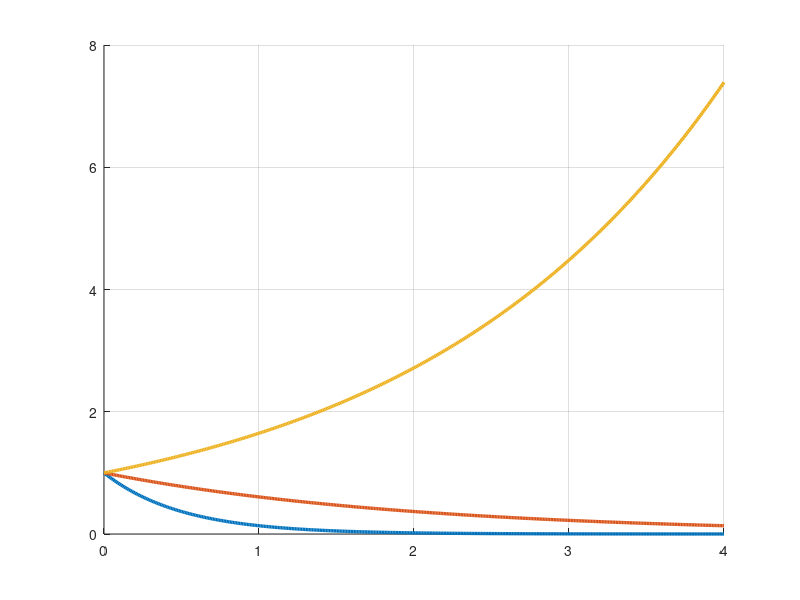

This chart was generated by the following MATLAB code: (Note: this script raises an error after producing the figure.)
%% 12주차 — 상태공간 해석: 모드, 가제어성, 가관측성
% **제어시스템설계** · 충남대학교 자율운항시스템공학과
%
%
% **참고자료 — 먼저 볼 것**
%
% 아래 다섯 과목은 **이 강의의 담당교수가 직접 한 강의**입니다.
% 기초부터 대학원 과정까지 이어지므로 부족한 곳부터 보면 됩니다.
% 이 강의에서 쓰는 기호와 유도는 모두 그 안에서 자세히 다룹니다.
%
% | # | 과목 | 수준 | 언어 | 영상 | 강의자료·코드 |
% |---|---|---|---|---|---|
% | 1 | **제어공학** — 기초. 전달함수, 피드백, 안정도, 근궤적, PID | 학부 | KO | [재생목록](https://youtube.com/playlist?list=PLFaUxNRM4BvJMpF9HZS-Mp8tDv9dTdglk) | [드라이브](https://drive.google.com/drive/folders/1TNIPDNtS_Iy8li-olka5WJslSXDYf0aT) |
% | 2 | **제어시스템설계** — 해석이 아니라 설계. 사양, 루프 성형, 이산 구현 | 학부 | KO | [재생목록](https://youtube.com/playlist?list=PLFaUxNRM4BvIGroZ5rgn7x08F7C79d9WZ) | [드라이브](https://drive.google.com/drive/folders/11m5Xxl_PHJvxgHghLSP-jhCpmRpbvoXh) |
% | 3 | **제어공학특론** — 좌표계, 6자유도 운동방정식, 회전행렬과 오일러각, 선형화 | 대학원 | EN | [재생목록](https://youtube.com/playlist?list=PLFaUxNRM4BvJmvF2ljx4KM5dj1P5jEcw0) | [드라이브](https://drive.google.com/drive/folders/1GUxbbONl916lNd0ggnFnXrNwNkd13-2-) |
% | 4 | **센서신호처리 및 융합** — 센서 모델, 잡음, 추정, 다중센서 융합 | 대학원 | EN | [재생목록](https://youtube.com/playlist?list=PLFaUxNRM4BvK-aP2Gdoyp5-AWvMn7Fo8E) | [드라이브](https://drive.google.com/drive/folders/1MEVJP7TzMcm8w6TZwUjhWJtL34WeNY3u) |
% | 5 | **캡스톤디자인** — 이동체 프로젝트를 처음부터 끝까지 | 학부 | KO | [재생목록](https://youtube.com/playlist?list=PLFaUxNRM4BvLu7L0pDoLzDXTv8mm6rCmj) | [드라이브](https://drive.google.com/drive/folders/1haIQejlJfrdhtOuof-MpffR9ydVscXZS) |
%
% **MATLAB 이나 Simulink 가 아직 익숙하지 않다면** 실습에 들어가기 전에 아래를 먼저 하십시오.
% 무료이고 각각 몇 시간이면 끝납니다.
%
% | 도구 | 학습 자료 |
% |---|---|
% | MATLAB | [MATLAB Onramp](https://matlabacademy.mathworks.com/kr/details/matlab-onramp/gettingstarted) · [Core MATLAB Skills](https://matlabacademy.mathworks.com/details/core-matlab-skills/lpmlcms) |
% | Simulink | [Simulink Onramp](https://matlabacademy.mathworks.com/kr/details/simulink-onramp/simulink) · 담당교수 Simulink 강의 [1편](https://youtu.be/a-afHg_fSaU) · [2편](https://youtu.be/070Yn0Hw5a0) |
%
%
% 지금까지 열한 주 동안 **전달함수**로 일했습니다.
% 오늘부터 세 주는 **상태공간**으로 일합니다. 3주차에서 잠깐 만났던 그것입니다.
%
% 왜 바꾸는가 — 전달함수로는 못 하는 일이 있기 때문입니다.
%
% - 극점을 **원하는 자리에 정확히** 놓기 (13주차)
% - 못 재는 상태를 **만들어 내기** (14주차)
%
% 오늘은 그 두 가지를 하기 전에 **할 수 있는지 없는지 판정**하는 법을 배웁니다.
if isempty(which('plant_msd'))   % 경로가 아직 등록 안 되었으면 알아서 잡는다
    p_ = pwd;
    if ~isempty(mfilename('fullpath')), p_ = fileparts(mfilename('fullpath')); end
    for k_ = 1:4
        if isfile(fullfile(p_,'setup_path.m')), run(fullfile(p_,'setup_path.m')); break; end
        p_ = fileparts(p_);
    end
    clear p_ k_
end
clc; close all;
s = tf('s');
%% 0-0. 오늘 돌려 볼 파일
% 강의노트를 읽다가 **직접 값을 바꿔 보고 싶을 때** 여는 파일들입니다.
% 모두 `W12_StateSpace_Analysis` 폴더 안에 있습니다.
%
% | 파일 | 실행 결과 | 학습 목표 |
% |---|---|---|
% | `W12_01_state_response.m` | `expm` 으로 구한 해와 `lsim` 결과 대조, 고유벡터·유사변환, 모드 분해 | 상태방정식의 해가 **어떻게 생겼는가** |
% | `W12_02_ctrb_obsv.m` | `ctrb`/`obsv` 의 계수 판정과, 판정이 깨졌을 때 실제로 무슨 일이 생기는지 | 13·14주차를 **할 수 있는가 없는가** |
% | `W12_03_run_simulink.m` | 초기조건을 고유벡터 방향으로 주며 `sim` 을 반복 | 모드가 **눈에 보이는** 순간 |
% | `W12_StateSpace_Modes.slx` | Step + State-Space + Scope. 블록 세 개뿐 | `State-Space` 블록의 **초기조건 칸** |
% | `W12_build_model.m` | 위 `.slx` 를 코드로 다시 만든다 | 모델이 깨졌을 때 되살리는 법 |
%
% 실행하는 법 — 파일을 열고 절 안에서 `Ctrl+Enter` 를 누르면 그 절만 돕니다.
% 전체는 `F5` 입니다. 처음 한 번은 `setup_path` 를 먼저 실행하십시오.
%
% 이 강의노트의 **그림은 전부** `make_figures.m` 이 만들어 `common/figures/` 에
% 넣어 둔 것입니다. 그림마다 어느 함수가 만들었는지 아래에 적어 두었습니다.
%% 0. 오늘 한 장 요약
% 오늘 배우는 것을 한 문장으로 적으면 이렇습니다.
%
% **$A$ 의 고유값이 시스템의 성격을 정하고, 고유벡터가 그 성격이 드러나는
% 방향을 정한다. 그리고 그 성격을 우리가 바꿀 수 있는지는 $B$ 와 $C$ 가 정한다.**
%
% 오늘의 계단
%
% - **1~3절** 상태방정식의 해. $e^{At}$ 가 무엇인가
% - **4~6절** 모드 — 고유값 하나가 만드는 응답 조각
% - **7~9절** 가제어성 — 입력으로 모든 상태를 움직일 수 있는가
% - **10~12절** 가관측성 — 출력만 보고 모든 상태를 알 수 있는가
% - **13절** 오늘 판정한 것이 다음 두 주의 입장권이다
%
% 오늘 딱 하나만 기억한다면 이것입니다.
%
% - **가제어가 아니면 13주차를, 가관측이 아니면 14주차를 할 수 없다**
%% 0-1. 가장 작은 예부터 — 지수함수 하나
% 이해를 돕기 위해 상태가 **하나뿐인** 시스템부터 봅니다.
%
% $$\dot{x} = a\,x, \qquad x(0) = x_0$$
%
% 고등학교에서 푼 그 미분방정식입니다. 답은 이렇습니다.
%
% $$x(t) = e^{at}\,x_0$$
%
% 여기서 전부가 나옵니다.
%
% - $a < 0$ 이면 줄어든다 (안정)
% - $a > 0$ 이면 커진다 (불안정)
% - $|a|$ 가 클수록 빠르다
%
% 상태가 여러 개면 $a$ 가 행렬 $A$ 가 되고, $e^{at}$ 가 $e^{At}$ 가 됩니다.
% **모양이 똑같습니다.** 오늘 배우는 것은 이 한 줄을 행렬로 늘리는 일입니다.
a_list = [-2 -0.5 0.5];
t0 = 0:0.01:4;
hold on; grid on;
for a = a_list
    plot(t0, exp(a*t0), 'LineWidth', 2.4, 'DisplayName', sprintf('a = %.1f', a));
end
yline(0, 'k:', 'HandleVisibility', 'off');
xlabel('시간 [s]'); ylabel('x(t)'); ylim([0 4]);
legend('Location', 'northwest');
title('상태 하나짜리 : 부호가 운명을 정한다');
%% 1. 상태방정식의 해
% 3주차에서 두 줄을 배웠습니다.
%
% $$\dot{x} = Ax + Bu, \qquad y = Cx + Du$$
%
% 이 미분방정식의 해는 이렇게 생겼습니다.
%
% $$x(t) = e^{At}\,x(0) + \int_0^t e^{A(t-\tau)}\,B\,u(\tau)\,d\tau$$
%
% 복잡해 보이지만 어렵지 않습니다. 두 조각으로 읽으면 됩니다.
%
% - **앞의 항** — 초기조건이 스스로 흘러가는 것. 입력과 무관하다
% - **뒤의 항** — 입력이 만든 것. 초기조건과 무관하다
%
% 선형 시스템이라 두 효과가 그냥 **더해집니다.** 이것을 중첩이라 합니다.
%
% 그리고 $e^{At}$ 를 **상태천이행렬**이라 부릅니다.
% 이름이 거창하지만 하는 일은 하나입니다 —
% **지금 상태를 넣으면 $t$ 초 뒤 상태를 돌려준다.**
%% 2. 행렬 지수함수 $e^{At}$ 는 무엇인가
% 정의는 스칼라 지수함수의 급수를 그대로 흉내 낸 것입니다.
%
% $$e^{At} = I + At + \frac{(At)^2}{2!} + \frac{(At)^3}{3!} + \cdots$$
%
% MATLAB 에서는 `expm(A*t)` 한 줄입니다.
%
% **중요한 주의** — `exp(A)` 와 `expm(A)` 는 완전히 다릅니다.
%
% - `exp(A)` — 행렬의 **각 원소**에 지수함수를 씌운다. 우리가 원하는 것이 아니다
% - `expm(A)` — 행렬 지수함수. 이것이 맞다
%
% 학생들이 가장 많이 틀리는 지점입니다. 반드시 `m` 을 붙이십시오.
A0 = [0 1; -2 -3];

exp(A0)         % 원소마다 지수를 취한 것. 이것은 틀린 계산이다
expm(A0)        % 행렬 지수. 이것이 맞는 계산이다
%% 2-1. 상태천이행렬의 성질 세 가지
% 외울 것은 셋뿐이고, 전부 스칼라 지수함수에서 그대로 옮겨 온 것입니다.
%
% $$e^{A\cdot 0} = I \qquad\qquad (e^{At})^{-1} = e^{-At}$$
%
% $$e^{A(t_1+t_2)} = e^{At_1}\,e^{At_2}$$
%
% 각각의 뜻
%
% - **첫째** — $0$ 초 뒤의 상태는 지금 상태. 당연합니다
% - **둘째** — 시간을 거꾸로 돌릴 수 있다. 선형 시스템이라 가능합니다
% - **셋째** — $2$ 초 흐른 것은 $1$ 초 흐르고 또 $1$ 초 흐른 것과 같다
%
% 셋째가 "천이" 라는 이름의 근거입니다.
% 상태가 시간을 따라 **한 자리에서 다음 자리로 옮겨 가는** 것입니다.
%
% **주의** — $e^{At}e^{Bt} = e^{(A+B)t}$ 는 **일반적으로 틀립니다.**
% $AB = BA$ 일 때만 성립합니다. 행렬은 곱셈 순서가 중요하기 때문입니다.
%% 2-2. $e^{At}$ 가 실제로 하는 일
% 식만 보면 감이 안 옵니다. 그림으로 확인하겠습니다.
%
% $x(t) = e^{At}x(0)$ 에서 $e^{At}$ 는 **초기 상태를 받아 $t$ 초 뒤의 상태로 보내는 사상**입니다.
% 시각 $t$ 를 하나 정하면 $e^{At}$ 는 $2\times 2$ 행렬 하나가 되고,
% 그 행렬을 $x(0)$ 에 곱하면 그 순간의 상태가 나옵니다.
%
% ![상태천이행렬이 상태를 시간에 따라 옮긴다](w12_transition.png)
%
% **그림 파일** `w12_transition.png` — `make_figures.m` 의 `fig_w12_transition`
%   · 다시 만들려면 `make_figures('w12_transition')`
%
% **만드는 곳** — `make_figures.m` 의 `fig_w12_transition`
% **직접 확인해 보려면** — `W12_01_state_response.m` 의 **1-1절**이
% `expm(A*t)` 로 구한 상태와 `lsim` 결과가 같은지 대조합니다
%
% 그림 해석
%
% | 관찰 위치 | 관찰 내용 | 해석 |
% |---|---|---|
% | 왼쪽 회색 화살표 | 각 점에서의 $\dot{x} = Ax$ 방향 | 상태가 다음 순간 향할 방향 |
% | 왼쪽 빨간 원 | 서로 다른 초기 상태 $x(0)$ | 출발점 네 개 |
% | 왼쪽 파란 곡선 | $e^{At}x(0)$ 를 $t$ 에 대해 그린 것 | 상태 궤적 |
% | 왼쪽 검은 별 | 원점 | 이 시스템의 평형점 |
% | 모든 궤적이 원점으로 수렴 | 두 고유값이 모두 음수 | **점근 안정** |
% | 왼쪽 점선 두 개 | 고유벡터 방향 | 궤적이 결국 정렬되는 축 |
% | 오른쪽 두 곡선 | 같은 궤적의 $x_1(t)$, $x_2(t)$ | 왼쪽 궤적을 시간축으로 편 것 |
% | 오른쪽 세로 점선 | $t = 0,\,0.5,\,1.5$ | 그 시각의 $e^{At}x(0)$ 값 |
% | $t = 0$ 에서 두 점이 $x(0)$ 와 일치 | $e^{A\cdot 0} = I$ | 2-1 절의 첫째 성질 |
%
% 왼쪽과 오른쪽은 **같은 궤적의 두 표현**입니다.
% 왼쪽은 시간을 감추고 자취만, 오른쪽은 시간축을 펴서 값을 보여 줍니다.
%% 3. 고유값과 고유벡터가 왜 나오는가
% $e^{At}$ 를 급수로 계산하는 것은 사람이 할 일이 아닙니다.
% 그런데 $A$ 가 **대각행렬**이면 이야기가 달라집니다.
%
% $$A = \left[\begin{array}{cc}\lambda_1 & 0\\ 0 & \lambda_2\end{array}\right]
%   \qquad\Rightarrow\qquad
%   e^{At} = \left[\begin{array}{cc}e^{\lambda_1 t} & 0\\
%                                   0 & e^{\lambda_2 t}\end{array}\right]$$
%
% 각 원소에 지수함수를 씌우면 끝입니다. **스칼라 문제 두 개로 쪼개진** 것입니다.
%
% 그래서 이런 생각을 합니다 — **좌표를 바꿔서 $A$ 를 대각행렬로 만들 수 없을까?**
%
% 그것이 정확히 고유값 분해입니다.
%
% $$A = V\,\Lambda\,V^{-1} \qquad\Rightarrow\qquad e^{At} = V\,e^{\Lambda t}\,V^{-1}$$
%
% - $\Lambda$ — 고유값을 대각선에 놓은 행렬
% - $V$ — 고유벡터를 열로 세운 행렬
%
% **고유벡터는 좌표축입니다.** 그 축에서 보면 시스템이 스칼라 문제로 쪼개집니다.
%% 3-0. 오른쪽 식이 왜 성립하는가 — 급수에 그대로 넣으면 된다
% $e^{At} = V e^{\Lambda t} V^{-1}$ 를 받아 적지 말고 **급수 정의에 넣어** 봅니다.
% 두 걸음이면 끝납니다.
%
% **첫째 걸음 — $A$ 의 거듭제곱이 어떻게 되는가.**
% $A = V\Lambda V^{-1}$ 를 두 번 곱해 봅니다.
%
% $$A^2 = \left(V\Lambda V^{-1}\right)\left(V\Lambda V^{-1}\right)
%       = V\Lambda \left(V^{-1}V\right) \Lambda V^{-1}
%       = V\Lambda^2 V^{-1}$$
%
% **가운데의 $V^{-1}V$ 가 단위행렬이 되어 지워지는 것**이 핵심입니다.
% 같은 일이 몇 번을 곱해도 반복되므로
%
% $$A^k = V\,\Lambda^k\,V^{-1} \qquad (k = 0, 1, 2, \ldots)$$
%
% **둘째 걸음 — 급수에 넣는다.** 2절의 정의는 이것이었습니다.
%
% $$e^{At} = I + At + \frac{(At)^2}{2!} + \frac{(At)^3}{3!} + \cdots$$
%
% 각 항에 위 결과를 넣습니다. $I = V I V^{-1}$ 로 써 두면 모양이 같아집니다.
%
% $$e^{At} = V I V^{-1} + V\Lambda V^{-1}t + V\frac{\Lambda^2}{2!}V^{-1}t^2 + \cdots$$
%
% **모든 항의 앞뒤에 $V$ 와 $V^{-1}$ 이 똑같이 붙어 있으므로 밖으로 묶어냅니다.**
%
% $$e^{At} = V\left(I + \Lambda t + \frac{(\Lambda t)^2}{2!} + \cdots\right)V^{-1}
%          = V\,e^{\Lambda t}\,V^{-1}$$
%
% 그리고 $\Lambda$ 는 대각행렬이므로 $e^{\Lambda t}$ 는 **대각선에 지수함수만 놓으면** 됩니다.
%
% $$e^{\Lambda t} = \left[\begin{array}{cc}
%   e^{\lambda_1 t} & 0 \\ 0 & e^{\lambda_2 t}\end{array}\right]$$
%
% **이제 왜 고유값만 보면 안정성을 알 수 있는지도 보입니다.**
% $e^{At}$ 안에 들어 있는 시간 함수가 $e^{\lambda_i t}$ 뿐이기 때문입니다.
% 어느 하나라도 $\mathrm{Re}(\lambda_i) > 0$ 이면 그 항이 커지고, 전체가 발산합니다.
%
% 아래에서 세 가지를 대조합니다 — `expm`, 급수 직접 계산, 그리고 고유분해.
Ad = [0 1; -2 -3];
[Vd, Dd] = eig(Ad);
td = 0.4;
E_expm  = expm(Ad*td);
E_eigen = real(Vd * diag(exp(diag(Dd)*td)) / Vd);
E_ser   = eye(2);  Tk = eye(2);
for kk = 1:25
    Tk = Tk * (Ad*td) / kk;
    E_ser = E_ser + Tk;
end
E_expm            % MATLAB 의 expm
E_ser             % 급수를 25 항까지 더한 것
E_eigen           % 고유분해로 구한 것
%%
max_difference = max(abs(E_expm(:) - E_ser(:)))
%%
% 세 방법이 같은 답을 줍니다. 정의·급수·분해가 모두 같은 것입니다.
%%
% 지금 한 일을 한 장으로 묶으면 이렇습니다.
%
% ![대각화하면 계산이 스칼라 두 개로 줄어든다](w12_diagonalize.png)
%
% **그림 파일** `w12_diagonalize.png` — `make_figures.m` 의 `fig_w12_diagonalize`
%   · 다시 만들려면 `make_figures('w12_diagonalize')`
%
% **만드는 곳** — `make_figures.m` 의 `fig_w12_diagonalize`
% **직접 확인해 보려면** — `W12_01_state_response.m` 의 **3절**이
% `expm(A*t)` 와 $V e^{\Lambda t} V^{-1}$ 이 같은지 대조합니다
%
% 그림 해석
%
% | 관찰 위치 | 관찰 내용 | 해석 |
% |---|---|---|
% | 위 왼쪽 | 원래 행렬 $A$ | 성분이 서로 섞여 있다 |
% | 위 화살표 | $A$ 에서 곧장 $e^{At}$ 로 | 급수를 무한히 더해야 한다. **어렵다** |
% | 아래로 내려가는 화살표 | $V^{-1}(\;)V$ | 좌표를 고유벡터로 바꾼다 |
% | 아래 왼쪽 | 대각행렬 $\Lambda$ | 성분이 안 섞인다 |
% | 아래 화살표 | $\Lambda$ 에서 $e^{\Lambda t}$ 로 | 대각선마다 지수함수 하나. **쉽다** |
% | 위로 올라가는 화살표 | $V(\;)V^{-1}$ | 원래 좌표로 되돌린다 |
%
% **위로 곧장 가지 말고 아래로 돌아가라**는 것이 이 그림의 전부입니다.
% 돌아가는 길이 오히려 짧습니다.
%% 3-1. 오늘의 새 명령 세 개 — `eig`, `expm`, `poly`
% `eig` — **고유값과 고유벡터**
%
% - **하는 일** — $Av = \lambda v$ 를 만족하는 $\lambda$ 와 $v$ 를 구한다
% - **입력** — 정사각행렬 $A$
% - **출력** — `eig(A)` 는 고유값 벡터. `[V, D] = eig(A)` 는 고유벡터 행렬 $V$ 와
%   고유값을 대각선에 놓은 $D$
%
% 주의
%
% - 출력을 **하나만 받으면 고유값만** 나옵니다. 벡터가 필요하면 두 개로 받으십시오
% - $V$ 의 **열**이 고유벡터입니다. 행이 아닙니다
% - 고유벡터는 길이가 정해져 있지 않습니다. MATLAB 은 길이를 $1$ 로 맞춰 줍니다.
%   그래서 부호가 교과서와 반대로 나올 수 있는데 **틀린 것이 아닙니다**
%
% `expm` — **행렬 지수함수** (2절에서 봤습니다)
%
% - `exp` 와 혼동하지 마십시오. 반드시 `m` 을 붙입니다
%
% `poly` — **특성다항식의 계수**
%
% - **하는 일** — 행렬을 주면 $\left|sI - A\right|$ 의 계수를,
%   근의 목록을 주면 그 근을 갖는 다항식의 계수를 돌려준다
% - **입력** — 행렬 $A$ 또는 근 벡터
% - **출력** — 계수 벡터. $s$ 의 **높은 차수부터**
%
% 왜 유용한가 — "**고유값 $=$ 전달함수의 극점**" 을 손으로 확인할 때 씁니다.
% `roots(poly(A))` 와 `eig(A)` 가 같은 답을 줍니다.
%
% 주의
%
% - `poly` 와 `roots` 는 **서로 반대**입니다. `roots(poly(A))` 는 제자리로 돌아옵니다
% - 차수가 높으면 계수를 거쳐 가는 동안 오차가 커집니다.
%   실무에서는 `eig` 를 직접 쓰고, `poly` 는 **확인용**으로만 씁니다
% - 13주차에서 `poly([-8 -10 -12])` 처럼 **원하는 극점으로 특성다항식을 만들 때**
%   다시 씁니다
A_ex = [0 1; -2 -3];

eig(A_ex)'                                  % 고유값
poly(A_ex)                                  % 특성다항식 s^2 + 3s + 2 의 계수
roots(poly(A_ex))'                          % 그 다항식의 근
pole(tf(ss(A_ex, [0;1], [1 0], 0)))'        % 전달함수의 극점
%%
% 넷이 같습니다. **고유값 $=$ 극점** 이 이렇게 확인됩니다.
% 반대로 원하는 극점에서 계수를 만들 수도 있습니다 (13주차에서 씁니다).
poly([-8 -10 -12])        % (s+8)(s+10)(s+12) 의 계수
%%
[V0, D0] = eig(A0);

diag(D0)'                 % 고유값
V0                        % 고유벡터 (열마다 하나)
%%
% 고유분해로 만든 $V e^{Dt} V^{-1}$ 와 `expm` 이 같은지 봅니다.
max(max(abs(V0*expm(D0)/V0 - expm(A0))))
%% 4. 모드 — 고유값 하나가 만드는 응답 조각
% 위 식을 풀어 쓰면 이렇게 됩니다.
%
% $$x(t) = c_1\,e^{\lambda_1 t}\,v_1 + c_2\,e^{\lambda_2 t}\,v_2 + \cdots$$
%
% 각 항을 **모드**(mode)라고 부릅니다. 읽는 법은 이렇습니다.
%
% - $e^{\lambda_i t}$ — **얼마나 빨리** 사그라드는가 (또는 커지는가)
% - $v_i$ — **어느 방향으로** 그 일이 일어나는가
% - $c_i$ — 초기조건에 그 모드가 **얼마나 섞여 있는가**
%
% 계수는 좌표변환 한 줄로 나옵니다.
%
% $$c = V^{-1}x(0)$$
%
% **모든 응답은 모드의 합**입니다. 이것이 오늘의 첫 번째 큰 그림입니다.
%% 4-1. 고유벡터 방향에서 출발하면
% 만약 $x(0)$ 가 고유벡터 $v_1$ 과 정확히 같은 방향이라면
% $c_2 = 0$ 이 되어 모드 하나만 남습니다.
%
% $$x(t) = c_1\,e^{\lambda_1 t}\,v_1$$
%
% 즉 **응답이 지수함수 하나**가 됩니다. 방향도 안 변합니다.
% 상태평면에서 보면 원점을 향해 **직선으로** 갑니다.
%
% ![고유벡터 위에서 출발하면 직선, 아니면 휜다](w12_modes.png)
%
% **그림 파일** `w12_modes.png` — `make_figures.m` 의 `fig_modes`
%   · 다시 만들려면 `make_figures('w12_modes')`
%
% **만드는 곳** — `make_figures.m` 의 `fig_modes`
% **직접 확인해 보려면** — `W12_03_run_simulink.m` 의 **2절**이
% Simulink 로 같은 실험을 하고 이론값과 대조합니다
%
% 그림 해석
%
% | 관찰 위치 | 관찰 내용 | 해석 |
% |---|---|---|
% | 왼쪽 노란 직선 | $\lambda = -1$ 의 고유벡터 방향 | 느린 모드의 축 |
% | 왼쪽 보라 직선 | $\lambda = -2$ 의 고유벡터 방향 | 빠른 모드의 축 |
% | 왼쪽 회색 곡선들 | 아무 초기조건에서 출발한 궤적 | 여러 방향에서 출발시킨 것 |
% | 회색 곡선들이 처음에 휘는 것 | 두 모드가 섞여 있다 | 방향이 계속 바뀐다 |
% | 회색 곡선들이 결국 **노란 직선에 붙는** 것 | 빠른 모드가 먼저 소멸한다 | **꼬리는 느린 모드가 정한다** |
% | 회색 곡선이 보라 직선에는 안 붙는 것 | 빠른 모드는 금방 사라진다 | 오래 남는 쪽이 지배한다 |
% | 오른쪽 파란 곡선 | $v_1$ 에서 출발 | $e^{-t}$ 하나. 매끈하게 줄어든다 |
% | 오른쪽 빨간 곡선 | $v_2$ 에서 출발 | $e^{-2t}$ 하나. 더 빨리 줄어든다 |
% | 오른쪽 노란 점선 | 아무 방향에서 출발 | 두 지수함수가 **섞여 있다** |
% | 노란 점선이 초반에 볼록한 것 | 빠른 모드가 아직 살아 있다 | $t>2$ s 부터는 파란 곡선과 나란해진다 |
%
% 왼쪽 그림의 **"결국 노란 직선에 붙는다"** 가 오늘의 핵심 관찰입니다.
% 4주차에서 말한 **지배극점**이 상태공간에서는 이렇게 설명됩니다.
%% 5. 안정성 — 고유값 하나만 봐도 된다
% 모드가 합으로 되어 있으니 결론이 간단합니다.
%
% $$\text{안정이다} \quad\Rightarrow\quad \text{모든 고유값의 실수부가 음수}$$
%
% $$\text{모든 고유값의 실수부가 음수} \quad\Rightarrow\quad \text{안정이다}$$
%
% 양쪽이 다 성립하므로 **둘은 같은 말**입니다.
%
% - 하나라도 실수부가 양수면 그 모드가 커진다
% - 나머지가 아무리 안정해도 소용없다. **합이 발산한다**
%
% 그리고 3주차에서 확인했듯이 **고유값 $=$ 전달함수의 극점**입니다.
% 즉 지금까지 극점으로 판단하던 것과 완전히 같은 이야기입니다.
%
% 고유값이 $s$ 평면 어디에 있으면 응답이 어떻게 생기는지를 한 장에 모았습니다.
% **이 그림 하나만 외우면 오늘의 절반은 끝납니다.**
%
% ![고유값의 자리와 그 모드의 거동](w12_eig_map.png)
%
% **그림 파일** `w12_eig_map.png` — `make_figures.m` 의 `fig_w12_eig_map`
%   · 다시 만들려면 `make_figures('w12_eig_map')`
%
% **만드는 곳** — `make_figures.m` 의 `fig_w12_eig_map`
% **직접 확인해 보려면** — `W12_01_state_response.m` 의 **4-1절**이
% 불안정한 예제로 같은 확인을 합니다
%
% 그림 해석
%
% | 관찰 위치 | 관찰 내용 | 해석 |
% |---|---|---|
% | 왼쪽 초록 영역 | 실수부 $<0$ | 그 모드는 **사라진다** |
% | 왼쪽 빨간 영역 | 실수부 $>0$ | 그 모드는 **커진다** |
% | ① 과 ② 의 거리 차이 | 원점에서 멀수록 빠르다 | 왼쪽으로 갈수록 빨리 사라진다 |
% | ② 가 오래 남는 것 | 원점에 가까운 극점 | 4주차의 **지배극점**이 이것이다 |
% | ③ 원점 위의 $\times$ | 실수부 $=0$ | 줄지도 늘지도 않는다. 적분기가 이렇다 |
% | ④ 오른쪽 $\times$ | 실수부 $>0$ | 시간이 갈수록 커진다. **하나만 있어도 불안정** |
% | ⑤ 와 ⑥ 의 허수부 | 허수부가 진동수 | 허수부가 있으면 흔들린다 |
% | ⑤ 는 잦아들고 ⑥ 은 안 잦아드는 것 | 실수부의 부호 차이 | **진동 여부는 허수부, 안정 여부는 실수부** |
%
% 마지막 줄이 핵심입니다. 두 축이 서로 다른 것을 정합니다.
%
% - **실수부** — 커지는가 사라지는가, 그리고 얼마나 빠른가
% - **허수부** — 흔들리는가, 그리고 얼마나 빠르게 흔들리는가
%
% **다만 한 가지가 다릅니다.** 전달함수에서 상쇄로 사라진 극점도
% 고유값 목록에는 남아 있습니다. 그래서 상태공간 쪽이 **더 정직합니다.**
% 12절에서 다시 다룹니다.
%% 6. 유사변환 — 좌표를 바꿔도 시스템은 같다
% 상태를 $z = T^{-1}x$ 로 바꿔 보겠습니다. 그러면
%
% $$\dot{z} = T^{-1}A T\,z + T^{-1}B\,u, \qquad y = C T\,z + D u$$
%
% 즉 $(A,B,C,D)$ 가 $(T^{-1}AT,\; T^{-1}B,\; CT,\; D)$ 로 바뀝니다.
% **행렬은 완전히 달라 보이는데 시스템은 그대로입니다.**
%
% 무엇이 안 바뀌는가
%
% - **고유값** — 특성다항식 $\left|T^{-1}AT - \lambda I\right|$ 가
%   $\left|A - \lambda I\right|$ 와 같기 때문
% - **전달함수** — 입출력 관계는 좌표와 무관하다
% - **가제어성·가관측성** — 오늘 배울 두 판정도 안 바뀐다
%
% 무엇이 바뀌는가
%
% - $A, B, C$ 의 **숫자들**
% - 상태 $x$ 의 **물리적 의미**
%
% 그래서 **상태공간 표현은 하나가 아닙니다.** 무한히 많습니다.
% 3주차에서 만든 것은 그중 하나(가제어 표준형에 가까운 것)일 뿐입니다.
%
% 실무에서는 목적에 맞는 좌표를 골라 씁니다.
% 대각화하면 모드가 보이고, 가제어 표준형으로 바꾸면 13주차 극배치가 쉬워집니다.
%
% 가장 유용한 좌표는 $T = V$ (고유벡터를 열로 쌓은 행렬)입니다.
% 이때 $V^{-1}AV = \Lambda$ 가 대각행렬이 되어 상태방정식이
%
% $$\dot{z}_i = \lambda_i z_i \qquad (i = 1, 2)$$
%
% 처럼 **서로 얽히지 않은 1차 방정식 두 개**로 갈라집니다.
% 각 $z_i$ 는 $z_i(0)e^{\lambda_i t}$ 로 혼자 움직입니다.
%
% ![좌표를 바꾸면 모드가 분리된다](w12_similarity.png)
%
% **그림 파일** `w12_similarity.png` — `make_figures.m` 의 `fig_w12_similarity`
%   · 다시 만들려면 `make_figures('w12_similarity')`
%
% **만드는 곳** — `make_figures.m` 의 `fig_w12_similarity`
% **직접 확인해 보려면** — `W12_01_state_response.m` 의 **3-1절**이
% `[V,D] = eig(A)` 로 대각화하고 고유값이 보존되는지 확인합니다
%
% 그림 해석
%
% | 관찰 위치 | 관찰 내용 | 해석 |
% |---|---|---|
% | 왼쪽 두 곡선 | 원좌표계의 $x_1$, $x_2$ | 지수함수 두 개가 **더해진** 모양 |
% | 왼쪽 $x_2$ 가 아래로 꺾였다 돌아오는 것 | 두 모드의 부호가 반대 | 단일 지수함수로는 설명 안 됨 |
% | 오른쪽 두 곡선 | 모드 좌표 $z = V^{-1}x$ | 각각 **순수 지수함수 하나** |
% | 오른쪽 검은 점선 | 해석해 $z_i(0)e^{\lambda_i t}$ | 계산값과 정확히 겹침 |
% | $z_2$ 가 $z_1$ 보다 빨리 사라지는 것 | $\lambda_2 = -2 < \lambda_1 = -1$ | 빠른 모드가 먼저 소멸 |
% | 두 그림의 감쇠 속도가 같은 것 | 고유값은 좌표에 무관 | **유사변환 불변량** |
%
% 좌표를 바꿔도 **고유값은 그대로**입니다.
% 바뀐 것은 상태를 어떤 축으로 쪼개 보느냐 뿐입니다.
[Gm, pm] = plant_msd();
sys1 = ss(pm.A, pm.B, pm.C, pm.D);
T = [1 1; 0 2];
sys2 = ss(T\pm.A*T, T\pm.B, pm.C*T, pm.D);
sys1.A                    % 원래 A
sys2.A                    % 좌표를 바꾼 A. 모양이 전혀 다르다
%%
eig(sys1.A)'              % 그런데 고유값은
eig(sys2.A)'              % 똑같다
%% 7. 가제어성 — 입력으로 모든 상태를 움직일 수 있는가
% 이제 오늘의 두 번째 큰 주제입니다.
%
% 13주차에서 우리는 **고유값을 원하는 자리로 옮기려고** 합니다.
% 그런데 옮길 수 없는 경우가 있습니다. 입력이 그 상태를 못 미는 경우입니다.
%
% 정의는 이렇습니다.
%
% - 어떤 초기 상태에서 출발하든, **유한한 시간 안에** 원하는 상태로
%   데려갈 수 있는 입력이 존재하면 그 시스템은 **가제어**하다
%
% 판정은 행렬 하나의 계수를 보면 끝납니다.
%
% $$\mathcal{C} = \left[\begin{array}{cccc}
%   B & AB & A^2B & \cdots \end{array}\right],
%   \qquad \mathrm{rank}(\mathcal{C}) = n \;\Rightarrow\; \text{가제어}$$
%% 7-1. 왜 그 행렬인가 — 직관
% 각 열이 무엇을 뜻하는지 보면 자연스럽습니다.
%
% | 열 | 의미 |
% |---|---|
% | $B$ | 입력이 **지금 당장** 미는 방향 |
% | $AB$ | 그 밀린 것이 **다음 순간** 흘러가는 방향 |
% | $A^2B$ | 또 그다음 방향 |
%
% 즉 **입력 하나로 만들어 낼 수 있는 방향을 전부 모은 것**입니다.
% 그 방향들이 $n$ 차원 공간을 다 덮으면(계수 $n$) 어디든 갈 수 있습니다.
%
% 열이 $n$ 개까지만인 이유는 케일리-해밀턴 정리 때문입니다.
% $A^n$ 부터는 앞의 것들의 조합으로 표현되어 **새 방향이 안 나옵니다.**
%
% 상태가 둘뿐이면 이것을 그림으로 볼 수 있습니다.
%
% ![B 와 AB 가 평면을 덮는가](w12_reach.png)
%
% **그림 파일** `w12_reach.png` — `make_figures.m` 의 `fig_w12_reach`
%   · 다시 만들려면 `make_figures('w12_reach')`
%
% **만드는 곳** — `make_figures.m` 의 `fig_w12_reach`
% **직접 확인해 보려면** — `W12_02_ctrb_obsv.m` 의 **1절**이
% 같은 두 경우의 계수를 계산합니다
%
% 그림 해석
%
% | 관찰 위치 | 관찰 내용 | 해석 |
% |---|---|---|
% | 빨간 화살표 | $B$ | 입력이 **지금 당장** 미는 방향 |
% | 파란 화살표 | $AB$ | 그 밀린 것이 **다음 순간** 흘러가는 방향 |
% | 연한 파란 곡선들 | 입력을 아무렇게나 넣어 본 궤적 | 원점에서 출발해 실제로 도달한 곳 |
% | 왼쪽 : 두 화살표가 **어긋나** 있는 것 | 두 방향이 독립이다 | 둘을 조합하면 평면 전체를 만든다 |
% | 왼쪽 : 곡선이 평면을 채우는 것 | 어디든 갈 수 있다 | **가제어**. 계수 $2$ |
% | 오른쪽 : 두 화살표가 **한 직선 위**인 것 | $AB$ 가 $B$ 의 배수다 | 새 방향이 안 나온다 |
% | 오른쪽 : 곡선이 직선에 갇힌 것 | 입력을 어떻게 넣어도 그 선을 못 벗어난다 | **가제어 아님**. 계수 $1$ |
%
% 오른쪽 그림이 "가제어가 아니다" 의 정확한 뜻입니다.
% 상태가 **안 움직이는 것이 아니라, 정해진 방향으로만 움직이는 것**입니다.
% 그 직선 밖으로는 아무리 큰 입력을 넣어도 나갈 수 없습니다.
%% 7-2. `ctrb` — 오늘의 새 명령
% 명령 정리
%
% - **하는 일** — 가제어성 행렬 $[B\;\;AB\;\;\cdots]$ 를 만들어 준다
% - **입력** — `ctrb(A, B)` 또는 `ctrb(sys)`
% - **출력** — $n \times (n\cdot m)$ 행렬. 판정은 `rank` 로 따로 한다
%
% 주의 두 가지
%
% - `ctrb` 는 **판정을 안 해 줍니다.** 반드시 `rank` 를 씌워야 합니다
% - 차수가 높으면 $A^{n-1}B$ 가 아주 커져 **수치적으로 위험**하다.
%   $n$ 이 $10$ 을 넘으면 `ctrbf` 나 `minreal` 을 쓰는 편이 낫다
%
% 예제 — 대각행렬이라 두 상태가 서로 무관한 시스템에서
Ac = [-1 0; 0 -2];

rank(ctrb(Ac, [1;1]))     % 두 상태 모두 입력이 닿는다 -> 2, 가제어
rank(ctrb(Ac, [1;0]))     % 둘째 상태에 입력이 안 닿는다 -> 1, 가제어가 아니다
%% 8. 가제어가 아니면 실제로 무슨 일이 생기는가
% 판정만 하면 와닿지 않으니 직접 돌려 봅니다.
% 같은 계단 입력을 넣고 상태 두 개를 모두 그린 것입니다.
%
% ![입력이 못 미는 상태는 꿈쩍도 하지 않는다](w12_ctrb.png)
%
% **그림 파일** `w12_ctrb.png` — `make_figures.m` 의 `fig_ctrb`
%   · 다시 만들려면 `make_figures('w12_ctrb')`
%
% **만드는 곳** — `make_figures.m` 의 `fig_ctrb`
% **직접 바꿔 보려면** — `W12_02_ctrb_obsv.m` 의 **2절**에서 `A` 의
% 비대각 원소를 $0$ 이 아닌 값으로 바꿔 보십시오. 가제어가 됩니다
%
% 그림 해석
%
% | 관찰 위치 | 관찰 내용 | 해석 |
% |---|---|---|
% | 왼쪽 제목 | $B = [1;1]$, rank $= 2$ | 가제어 |
% | 왼쪽 파란 곡선 | $x_1$ 이 $1$ 로 올라간다 | 입력이 밀었다 |
% | 왼쪽 빨간 곡선 | $x_2$ 가 $0.5$ 로 올라간다 | 이쪽도 밀었다 |
% | 두 상태가 **다른 값**에 수렴하는 것 | 고유값이 $-1$ 과 $-2$ 로 다르다 | 정상값 $= 1/|\lambda|$ |
% | 오른쪽 제목 | $B = [1;0]$, rank $= 1$ | 가제어 아님 |
% | 오른쪽 파란 곡선 | $x_1$ 은 똑같이 움직인다 | 여기는 문제없다 |
% | 오른쪽 빨간 곡선 | $x_2$ 가 **$0$ 에 딱 붙어 있다** | 입력이 아무리 세도 안 움직인다 |
% | 그 직선이 정말 평평한 것 | 기울기가 $0$ | 이 상태는 **손댈 방법이 없다** |
%
% 여기서 배울 것 — **가제어가 아니면 그 상태의 고유값은 영원히 그 자리입니다.**
% 13주차의 `place` 는 이런 시스템에서 오류를 냅니다.
% 그 고유값이 우반면에 있다면 **그 시스템은 안정화가 불가능**합니다.
%% 9. 진자는 가제어인가
% 12~14주차의 주인공은 **거꾸로 선 진자**입니다.
% 3주차에서 만든 그 진자를 $\theta_0 = 180^\circ$ 에서 선형화한 것입니다.
%
% 상태는 둘입니다 — 각도와 각속도. 입력은 하나 — 축에 거는 토크.
%
% 토크 하나로 각도와 각속도를 **둘 다** 원하는 대로 만들 수 있는가?
[sysUp, pUp] = plant_pendulum(pi);    % 거꾸로 선 진자

pUp.A
pUp.B
%%
eig(pUp.A)'                       % 하나가 양수. 개루프 불안정이다
%%
rank(ctrb(pUp.A, pUp.B))          % 2 이면 가제어. 13주차에서 세울 수 있다
%% 9-1. 왜 가제어인가 — 손으로 확인
% 진자의 $A$ 와 $B$ 는 이렇게 생겼습니다.
%
% $$A = \left[\begin{array}{cc} 0 & 1\\ \frac{mgl}{J} & -\frac{b}{J}\end{array}\right],
%   \qquad B = \left[\begin{array}{c} 0\\ \frac{1}{J}\end{array}\right]$$
%
% 가제어성 행렬을 만들면
%
% $$\mathcal{C} = \left[\begin{array}{cc} B & AB \end{array}\right]
%   = \left[\begin{array}{cc} 0 & \frac{1}{J}\\
%     \frac{1}{J} & -\frac{b}{J^2}\end{array}\right]$$
%
% 행렬식이 $-1/J^2$ 이고 $J \ne 0$ 이므로 **항상 가제어**입니다.
%
% 물리적으로 읽으면 — 토크는 각속도를 직접 밉니다($B$ 의 둘째 성분).
% 그리고 각속도가 변하면 각도가 따라 변합니다($A$ 의 첫째 줄 $[0\;\;1]$).
% 그래서 **토크 하나로 둘 다 조종할 수 있습니다.**
%
% 13주차를 진행할 수 있다는 뜻입니다.
%% 10. 가관측성 — 출력만 보고 상태를 알 수 있는가
% 이제 반대편입니다.
%
% 14주차에서 우리는 **못 재는 상태를 만들어 내려고** 합니다.
% 그런데 만들어 낼 수 없는 경우가 있습니다. 출력에 그 정보가 안 나오는 경우입니다.
%
% 정의는 가제어성과 짝을 이룹니다.
%
% - 유한한 시간 동안 $y(t)$ 와 $u(t)$ 를 지켜본 것만으로
%   초기 상태 $x(0)$ 를 알아낼 수 있으면 **가관측**하다
%
% 판정 행렬도 짝입니다.
%
% $$\mathcal{O} = \left[\begin{array}{c} C \\ CA \\ CA^2 \\ \vdots\end{array}\right],
%   \qquad \mathrm{rank}(\mathcal{O}) = n \;\Rightarrow\; \text{가관측}$$
%
% 직관 — $C$ 는 지금 보이는 것, $CA$ 는 그 변화율에 담긴 정보,
% $CA^2$ 는 또 그 변화율입니다. **출력과 그 미분들을 다 모으면
% 상태를 복원할 수 있는가**를 묻는 것입니다.
%% 10-1. `obsv` — 오늘의 새 명령
% 명령 정리
%
% - **하는 일** — 가관측성 행렬을 세로로 쌓아 만들어 준다
% - **입력** — `obsv(A, C)` 또는 `obsv(sys)`
% - **출력** — $(n\cdot p) \times n$ 행렬. 판정은 `rank` 로 따로
%
% 주의
%
% - `ctrb` 는 **가로로**, `obsv` 는 **세로로** 쌓습니다. 혼동하지 마십시오
% - 역시 판정을 안 해 주므로 `rank` 를 씌워야 합니다
%
% 쌍대성 — 두 판정은 사실 같은 문제입니다.
%
% $$\mathrm{rank}\,\mathcal{O}(A, C) = \mathrm{rank}\,\mathcal{C}(A^{T}, C^{T})$$
%
% 즉 **$(A, C)$ 의 가관측성은 $(A^{T}, C^{T})$ 의 가제어성과 같습니다.**
% 14주차에서 관측기 이득을 `place(A', C', p)'` 로 구하는 이유가 바로 이것입니다.
%% 11. 가관측이 아니면 무슨 일이 생기는가
% 초기조건을 서로 다르게 주고 출력이 구별되는지 봅니다.
%
% ![구별이 안 되면 추정도 안 된다](w12_obsv.png)
%
% **그림 파일** `w12_obsv.png` — `make_figures.m` 의 `fig_obsv`
%   · 다시 만들려면 `make_figures('w12_obsv')`
%
% **만드는 곳** — `make_figures.m` 의 `fig_obsv`
% **직접 바꿔 보려면** — `W12_02_ctrb_obsv.m` 의 **3절**에서 `C` 를 바꿔 실행
%
% 그림 해석
%
% | 관찰 위치 | 관찰 내용 | 해석 |
% |---|---|---|
% | 왼쪽 제목 | $C = [1\;\;1]$, rank $= 2$ | 가관측 |
% | 왼쪽 파란 곡선 | $x(0) = [1;0]$ 일 때의 출력, $y(0) = 1$ | |
% | 왼쪽 빨간 곡선 | $x(0) = [1;1]$ 일 때의 출력, $y(0) = 2$ | **출발점이 다르다** |
% | 두 곡선이 구별되는 것 | 출력만 봐도 어느 쪽인지 안다 | 그래서 $x(0)$ 를 복원할 수 있다 |
% | 오른쪽 제목 | $C = [1\;\;0]$, rank $= 1$ | 가관측 아님 |
% | 오른쪽 두 곡선 | **완전히 포개져 있다** | $x_2$ 가 $0$ 이든 $1$ 이든 출력이 같다 |
% | 둘 다 $y(0) = 1$ 인 것 | $C$ 가 $x_1$ 만 보니까 | $x_2$ 의 정보가 출력에 **아예 안 실린다** |
% | 오른쪽 곡선이 $e^{-t}$ 하나인 것 | $x_2$ 의 모드가 안 보인다 | 그 모드는 출력에서 사라졌다 |
%
% 여기서 배울 것 — **출력이 같으면 안쪽이 달라도 알 방법이 없습니다.**
% 14주차의 관측기는 이런 상태를 추정할 수 없습니다.
% 그 상태가 불안정하다면 **모르는 채로 발산하는 것을 지켜봐야** 합니다.
%% 12. 진자에서 무엇을 재야 하는가
% 센서를 하나만 달 수 있다면 무엇을 측정해야 하는가?
%
% 상태는 각도와 각속도 둘입니다. 후보는 셋입니다.
%
% - 각도계만 — $C = [1\;\;0]$
% - 자이로만 — $C = [0\;\;1]$
% - 둘 다 — $C = I$
%
% 하나씩 판정해 봅니다.
rank(obsv(pUp.A, [1 0]))      % 각도만 잰다
rank(obsv(pUp.A, [0 1]))      % 각속도만 잰다
rank(obsv(pUp.A, eye(2)))     % 둘 다 잰다
%%
% 값이 $2$ 이면 가관측입니다.
%%
% 셋 다 가관측입니다. **각도 하나만 재도 됩니다.**
%
% 왜 그런가 — $A$ 의 첫 줄이 $[0\;\;1]$ 이라 각도의 미분이 각속도입니다.
% 각도를 계속 지켜보고 있으면 그 **기울기**에서 각속도를 알 수 있습니다.
% 그래서 각도계 하나로 두 상태를 다 복원할 수 있습니다.
%
% 실무적으로 중요한 결론입니다 — **센서를 하나만 달아도 됩니다.**
% 각속도계를 추가로 다는 것은 잡음이 적은 추정을 얻기 위한 선택이지,
% 필수가 아닙니다. 14주차에서 각도계 하나로 관측기를 만듭니다.
%% 12-1. 상쇄가 일어나면 무엇이 사라지는가
% 가제어·가관측이 깨지는 가장 흔한 원인이 **극점과 영점의 상쇄**입니다.
%
% 7주차에서 "불안정한 극점을 상쇄하면 절대 안 된다" 고 했습니다.
% 그 이유가 오늘 정확히 나옵니다.
%
% 상쇄가 일어나면 그 모드는 **전달함수에서 사라집니다.**
% 그런데 상태공간에는 그대로 남아 있습니다. 없어진 것이 아닙니다.
%
% - 상쇄된 모드가 **안정**하면 — 안 보여도 스스로 죽으니 괜찮다
% - 상쇄된 모드가 **불안정**하면 — 안 보이는 채로 발산한다. **재앙이다**
%
% 7주차에서 본 그 예제를 이번에는 고유값으로 설명하겠습니다.
% 불안정 플랜트 $G = 1/(s-1)$ 에 제어기 $C = 7(s-1)/(s+4)$ 를 붙여
% 우반면 극점을 상쇄한 경우입니다.
%
% ![출력에는 안 보이는 채로 상태가 발산한다](w12_hidden_mode.png)
%
% **그림 파일** `w12_hidden_mode.png` — `make_figures.m` 의 `fig_w12_hidden_mode`
%   · 다시 만들려면 `make_figures('w12_hidden_mode')`
%
% **만드는 곳** — `make_figures.m` 의 `fig_w12_hidden_mode`
% **직접 확인해 보려면** — `W07_03_pd_design_practice.m` 의 **3-1절**이
% 같은 예제를 외란으로 드러냅니다. 오늘은 그것을 고유값으로 설명한 것입니다
%
% 그림 해석
%
% | 관찰 위치 | 관찰 내용 | 해석 |
% |---|---|---|
% | 왼쪽 파란 곡선 | 계단 지령에 대한 출력 $y$ | $0.636$ 에서 **완전히 평평하다** |
% | 왼쪽만 보고 내리는 판단 | "안정하다" | **틀린 판단이다** |
% | 오른쪽 두 곡선 | 같은 시뮬레이션의 내부 상태 | 로그 눈금에서 **직선** = 지수적 발산 |
% | $8$ 초에 $10^3$ 을 넘는 것 | 처음 값이 $0.01$ 이었다 | $10$ 만 배로 커졌다 |
% | 폐루프 고유값에 $+1$ 이 있는 것 | 상쇄해도 고유값은 안 사라진다 | 상태공간은 **정직하다** |
% | `rank(obsv) = 1 / 2` | 그 모드가 출력에 안 보인다 | 그래서 왼쪽 그림이 멀쩡했다 |
%
% **왼쪽 그림이 이 절의 경고입니다.**
% 계단응답만 보고 안정하다고 판단하면 안 됩니다.
% 반드시 `eig(A)` 로 **고유값을 직접 확인**하십시오.
% 전달함수는 상쇄된 것을 안 보여 주지만, 고유값은 전부 보여 줍니다.
%
% MATLAB 의 `minreal` 이 하는 일이 바로 그 사라진 부분을 떼어내는 것입니다.
% 떼어낸 만큼이 **가제어도 가관측도 아닌 부분**입니다.
sys_full = ss([-1 0; 0 -2], [1;1], [1 0], 0);

eig(sys_full.A)'             % 상태가 둘이므로 고유값도 둘
%%
pole(tf(sys_full))'          % 전달함수의 극점은 하나뿐이다
%%
sys_min = minreal(sys_full);

size(sys_full.A, 1)          % 원래 상태 개수
size(sys_min.A,  1)          % minreal 이 남긴 상태 개수. 하나가 숨어 있었다
%% 13. 오늘 판정한 것이 다음 두 주의 입장권이다
% 오늘 배운 두 판정이 왜 중요한지 정리합니다.
%
% | 판정 | 통과하면 | 실패하면 |
% |---|---|---|
% | 가제어 (`rank(ctrb) = n`) | 13주차 **극배치** 가능 | 그 모드의 극점을 못 옮긴다 |
% | 가관측 (`rank(obsv) = n`) | 14주차 **관측기** 가능 | 그 상태를 추정할 수 없다 |
%
% ![두 판정이 갈라 놓는 네 갈래](w12_gateway.png)
%
% **그림 파일** `w12_gateway.png` — `make_figures.m` 의 `fig_w12_gateway`
%   · 다시 만들려면 `make_figures('w12_gateway')`
%
% **만드는 곳** — `make_figures.m` 의 `fig_w12_gateway`
% **직접 확인해 보려면** — `W12_02_ctrb_obsv.m` 이 오늘 다룬 모든 예제를
% 이 두 질문으로 판정합니다
%
% 그림 해석
%
% | 관찰 위치 | 관찰 내용 | 해석 |
% |---|---|---|
% | 왼쪽 위 회색 칸 | `rank(ctrb(A,B)) = n` 인가 | **13주차를 시작하기 전에** 묻는 질문 |
% | 왼쪽 아래 회색 칸 | `rank(obsv(A,C)) = n` 인가 | **14주차를 시작하기 전에** 묻는 질문 |
% | 초록 칸 두 개 | 판정을 통과한 경우 | 다음 두 주의 설계가 가능하다 |
% | 빨간 칸 두 개 | 판정이 깨진 경우 | 설계 자체가 성립하지 않는다 |
% | 두 질문이 **서로 독립**인 것 | 위아래가 안 이어져 있다 | 가제어인데 가관측이 아닐 수 있다 |
%
% 마지막 줄을 조심하십시오. **둘은 별개의 판정입니다.**
% $B$ 가 정하는 것과 $C$ 가 정하는 것이 다르기 때문입니다.
% 하나가 통과했다고 다른 하나가 따라오지 않습니다.
%
% 그리고 두 판정이 **부분적으로** 깨질 수도 있습니다.
%
% - **안정화 가능**(stabilizable) — 가제어가 아닌 모드가 **이미 안정**하다.
%   못 옮기지만 어차피 스스로 죽으므로 실용상 괜찮다
% - **검출 가능**(detectable) — 가관측이 아닌 모드가 이미 안정하다. 마찬가지
%
% 실무에서 실제로 확인해야 하는 것은 이 둘입니다.
% **못 만지는 모드가 불안정하기만 하면 안 됩니다.**
%% 14. Simulink 로 모드를 눈으로 보기
% 모델 `W12_StateSpace_Modes.slx` 를 열어 보십시오. 블록이 셋뿐입니다.
%
% 그런데 `State-Space` 블록에는 `Transfer Fcn` 블록에 **없는 칸**이 있습니다.
%
% - `Initial conditions` — 초기조건
%
% 전달함수는 초기조건이 $0$ 이라는 가정 위에서 유도한 것이라 이 칸이 없습니다.
% 3주차에서 "물체를 당겨 놓고 놓았을 때 전달함수는 답을 못 한다" 고 했던
% 바로 그 이야기입니다.
%
% 오늘은 **입력을 아예 $0$ 으로 두고 초기조건만으로** 시스템을 움직입니다.
%
% `W12_03_run_simulink.m` 을 실행하면 다음을 확인합니다.
%
% - 고유벡터 방향에서 출발하면 응답이 **지수함수 하나** (이론과 $10^{-13}$ 이내로 일치)
% - 아무 방향이면 **두 모드의 합**
% - 불안정한 모드가 있으면 아주 살짝만 틀어도 결국 발산
%% 14-1. 오늘 나온 명령을 여러 가지로 써 본다
% 상태공간 해석에 쓰는 명령들은 **출력을 몇 개 받느냐**로 하는 일이 갈립니다.
%
% | 호출 형태 | 무엇이 나오는가 |
% |---|---|
% | `eig(A)` | 고유값만 열벡터로 |
% | `[V, D] = eig(A)` | 고유벡터 행렬 `V` 와 고유값 대각행렬 `D` |
% | `expm(A*t)` | 상태천이행렬. `exp` 가 아니라 `expm` 이다 |
% | `poly(A)` | 특성다항식의 계수 |
% | `roots(poly(A))` | 그 근. `eig(A)` 와 같아야 한다 |
% | `ctrb(A,B)` | 가제어성 행렬 (가로로 쌓는다) |
% | `obsv(A,C)` | 가관측성 행렬 (세로로 쌓는다) |
% | `rank(M)` | 계수. 상태 개수와 같으면 합격 |
%
% `exp` **와** `expm` **은 완전히 다릅니다.**
% `exp(A)` 는 성분마다 지수를 취하고, `expm(A)` 는 행렬 지수함수입니다.
% 우리가 필요한 것은 언제나 `expm` 입니다.
[~, pA] = plant_dcmotor('position');
Am = pA.A;  Bm = pA.B;  Cm = pA.C;

[Vm, Dm] = eig(Am);

diag(Dm)'                    % 고유값
%%
% expm 이 정말 고유분해와 같은지 확인
tq = 0.1;
E_direct = expm(Am*tq);
E_eigen  = real(Vm * diag(exp(diag(Dm)*tq)) / Vm);

max(abs(E_direct(:) - E_eigen(:)))     % 0 이면 같다
%%
% 특성다항식으로 돌아가도 같은 고유값이 나온다
poly(Am)                                       % 특성다항식의 계수
max(abs(sort(roots(poly(Am))) - sort(eig(Am))))   % roots 와 eig 의 차이
%%
% 판정은 언제나 rank 로
n = size(Am, 1)              % 상태 개수
rank(ctrb(Am, Bm))           % 같으면 가제어
rank(obsv(Am, Cm))           % 같으면 가관측
%% 15. 오늘의 정리
% - 상태방정식의 해는 $x(t) = e^{At}x(0) + \int e^{A(t-\tau)}Bu\,d\tau$
% - `expm` 과 `exp` 는 다르다. 반드시 **m 을 붙일 것**
% - $A = V\Lambda V^{-1}$ 로 대각화하면 스칼라 문제로 쪼개진다
% - **모든 응답은 모드의 합**이다. 꼬리는 가장 느린 모드가 정한다
% - 고유값 하나라도 실수부가 양수면 불안정
% - 좌표를 바꿔도(유사변환) 고유값과 전달함수는 안 바뀐다
% - **가제어** `rank(ctrb(A,B)) = n` — 입력으로 모든 상태를 움직일 수 있는가
% - **가관측** `rank(obsv(A,C)) = n` — 출력만 보고 모든 상태를 알 수 있는가
% - 거꾸로 선 진자는 가제어이고, **각도 하나만 재도 가관측**이다
% - 상쇄된 모드는 사라진 것이 아니라 **숨은 것**이다
%% 16. 다음 주 예고
% 13주차에서는 **극배치**를 합니다.
%
% 지금까지 우리는 $K$ 하나로 이득만 조절했고, 극점은 근궤적이라는
% **정해진 길** 위에서만 움직일 수 있었습니다.
%
% 상태궤환 $u = -Kx$ 를 쓰면 이야기가 달라집니다.
%
% - 극점을 **길과 상관없이 원하는 자리에 정확히** 놓을 수 있다
% - 조건은 하나 — **가제어일 것**. 오늘 확인했습니다
%
% 거꾸로 선 진자를 실제로 세웁니다. 개루프 불안정 극점 $+5.72$ 를
% 좌반면으로 옮기는 것입니다.
%
% 물론 공짜가 아닙니다. **극을 왼쪽으로 보낼수록 제어입력이 커집니다.**
% 6주차와 7주차에서 본 그 교훈이 여기서도 그대로 나옵니다.
